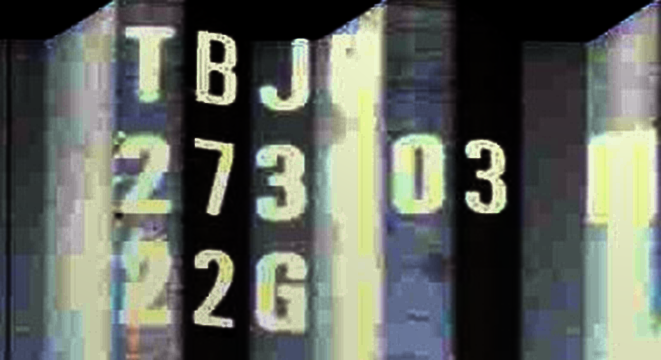
#> input picture paper_plot_coding/data/1.png, 661 x 360 px
$ python '2.边缘强化(color).py'   (older library calls are emulated)
#> lines starting #> are read from the running program, lines starting #| are printed output that depends on the picture
#> further down, img is the input picture: shape (360, 661, 3); mean B, G, R 95.4, 103.7, 98.8
### paper_plot_coding/utils.py
"""
@Name: utils.py
@Auth: Huohuo
@Date: 2023/3/9-15:31
@Desc:
@Ver :
code_idea
"""
import cv2
from matplotlib import pyplot as plt


class show():
    def __init__(self):
        pass
    # 灰度图展示
    # [8 lines left out: function gray_pic_show, not called in this run]

    # 彩色图展示
    def color_pic_show(self, horizontal_number_of_img, vertical_number_of_img, *args):
        # plt.figure(dpi=1080 ,figsize=(1080, 1920))
        plt.figure()
        for i in range(len(args)):
            plt.subplot(horizontal_number_of_img, vertical_number_of_img, i + 1)
            plt.imshow(args[i][:, :, ::-1])  # 如果是cv.imread读取，用这个
            plt.xticks([]), plt.yticks([])
        plt.show()
        return 0

    # 单张清晰图展示
    # [6 lines left out: function cv_show, not called in this run]

### paper_plot_coding/2.边缘强化(color).py
"""
@Name: 2.边缘强化.py
@Auth: Huohuo
@Date: 2023/3/13-15:00
@Desc:
@Ver :
code_idea
"""
import cv2
import numpy as np

from utils import show

def sobel(img):
    x = cv2.Sobel(img, cv2.CV_16S, 1, 0, ksize=3)
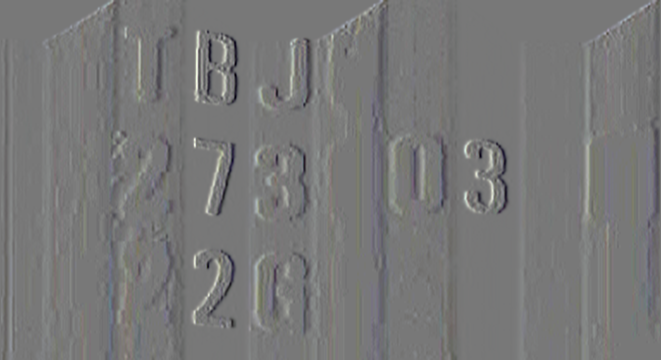
#> x: shape (360, 661, 3) int16; mean B, G, R 0.7, 0.6, 0.6; drawn with min black and max white
    y = cv2.Sobel(img, cv2.CV_16S, 0, 1, ksize=3)
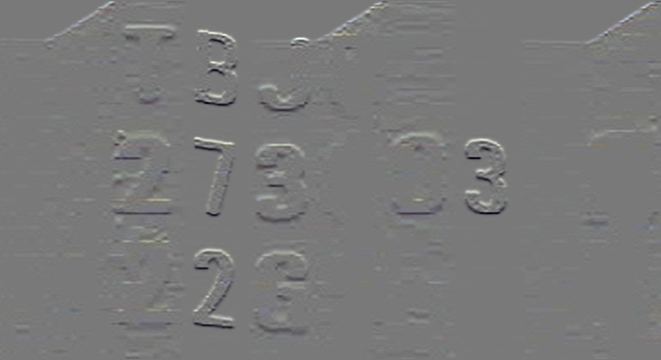
#> y: shape (360, 661, 3) int16; mean B, G, R 2.1, 2.1, 1.9; drawn with min black and max white

    absX = cv2.convertScaleAbs(x)
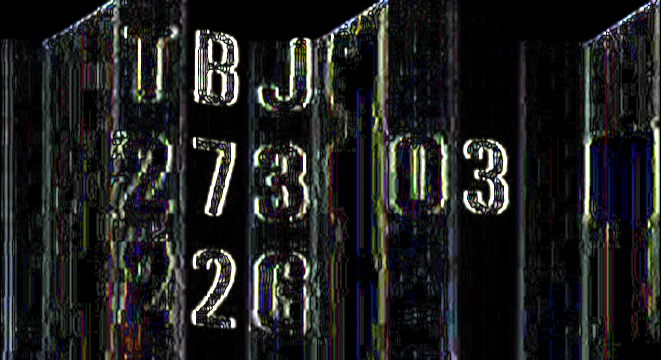
#> absX: shape (360, 661, 3); mean B, G, R 31.6, 32.3, 31.3
    absY = cv2.convertScaleAbs(y)
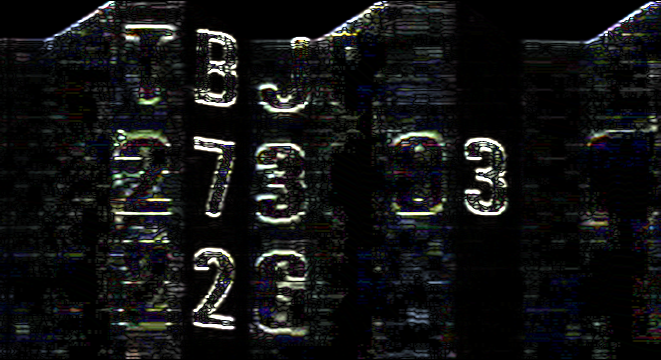
#> absY: shape (360, 661, 3); mean B, G, R 19.4, 19.4, 18.6

    dst = cv2.addWeighted(absX, 0.5, absY, 0.5, 0)
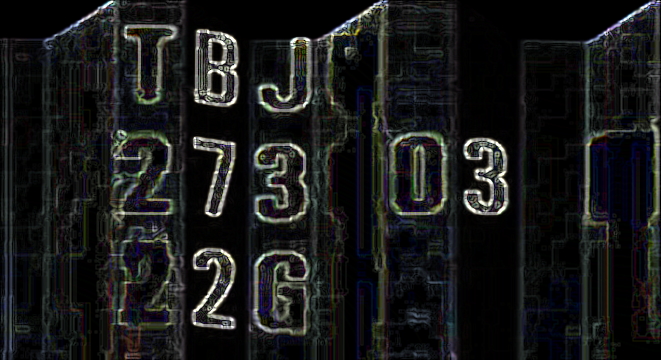
#> dst: shape (360, 661, 3); mean B, G, R 25.5, 25.8, 24.9
    return dst


def stress(img):
    img_sobel = sobel(img)
    # [8 lines of commented-out code are left out]
    img_add_sobel = cv2.addWeighted(img, 0.5, img_sobel, 0.5, 0)
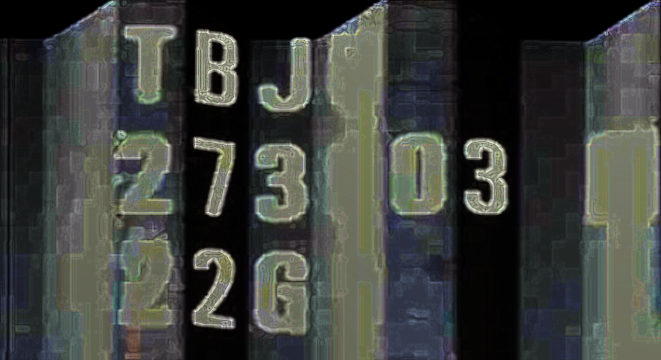
#> img_add_sobel: shape (360, 661, 3); mean B, G, R 60.5, 64.7, 61.9

    # cv2.imshow("img_sobel",img_sobel)
    # cv2.imshow("img_add_sobel",img_add_sobel)
    # cv2.waitKey(0)
    return img_add_sobel

img_path = "data/1.png"
img = cv2.imread(img_path)
board = stress(img)
show = show()
show.color_pic_show(1, 2, img, board)
#> in color_pic_show, `plt.show()`:
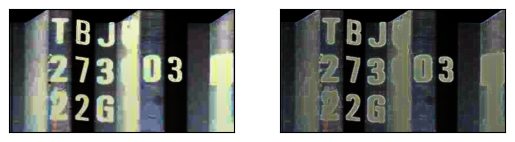
#> figure drawn by matplotlib, 2 panels
# [9 lines of commented-out code are left out]
def contrast_enhancement(img):
    height = int(img.shape[0])
    width = int(img.shape[1])

    flat_gray = img.reshape(width * height).tolist()
    A = min(flat_gray)  # 最大灰度值
    B = max(flat_gray)  # 最小灰度值

    img = np.uint8(255 / (B - A) * (img - A) + 0.5)
    return img

# [6 lines of commented-out code are left out]

$ run again, with paper_plot_coding/data/3.png copied over paper_plot_coding/data/1.png
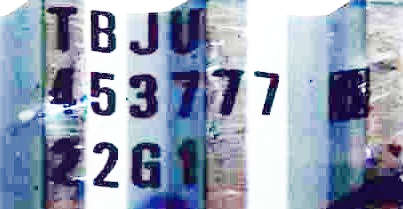
#> input picture paper_plot_coding/data/3.png, 403 x 209 px
#> img is the input picture: shape (209, 403, 3); mean B, G, R 180, 158.7, 148.5
#> in stress, `img_add_sobel = cv2.addWeighted(img, 0.5, img_sobel, 0.5, 0)`:
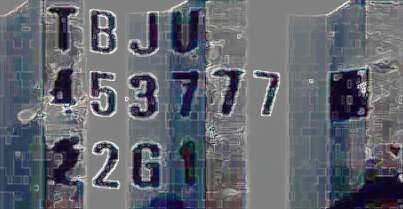
#> img_add_sobel: shape (209, 403, 3); mean B, G, R 110.6, 102.5, 98.8
#> in color_pic_show, `plt.show()`:
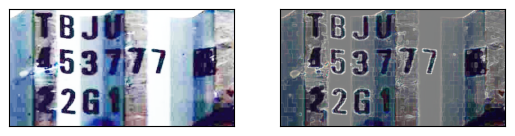
#> figure drawn by matplotlib, 2 panels

$ run again, with paper_plot_coding/data/4.png copied over paper_plot_coding/data/1.png
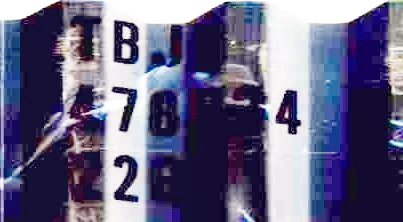
#> input picture paper_plot_coding/data/4.png, 403 x 222 px
#> img is the input picture: shape (222, 403, 3); mean B, G, R 131.6, 98.4, 102.2
#> in stress, `img_add_sobel = cv2.addWeighted(img, 0.5, img_sobel, 0.5, 0)`:
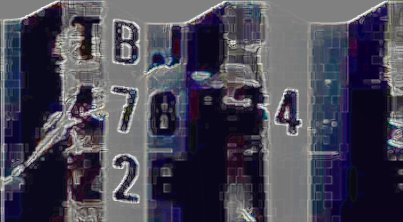
#> img_add_sobel: shape (222, 403, 3); mean B, G, R 85.3, 71, 73.3
#> in color_pic_show, `plt.show()`:
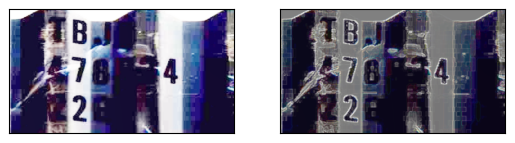
#> figure drawn by matplotlib, 2 panels
